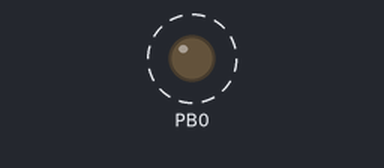
The sketch below on a simulated ATtiny85, built with avr-gcc and run on an emulated ATtiny85. Parts: output pins drawn as LEDs (lit = HIGH). Dashed ring = blinking.

Above: at 0.06 s.
Timing chart, 0 to 3.0 s (numbered marks = the images above):
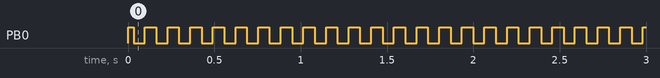

The sketch:

blink_interrupt.ino
```cpp
// ATtiny85 embedded program
// Blink using TIMER0 with timer interrupt
// Output LED at PIN 0


#include<avr/io.h>
#include<avr/interrupt.h>

bool i=0;

ISR(TIMER0_OVF_vect)
{
  i^=1;
  if(i==1)
  PORTB^=0x01;
}

int main()
{
  DDRB|=0b00000001;
  PORTB|=0b00000001;
  TCCR0B|=(1<<CS00)|(1<<CS02);
  TIMSK|=(1<<TOIE0);
  sei();
  while(1);
}
```

Measured:
- by itself, PB0: alternates HIGH for 0.07 s and LOW for 0.07 s
